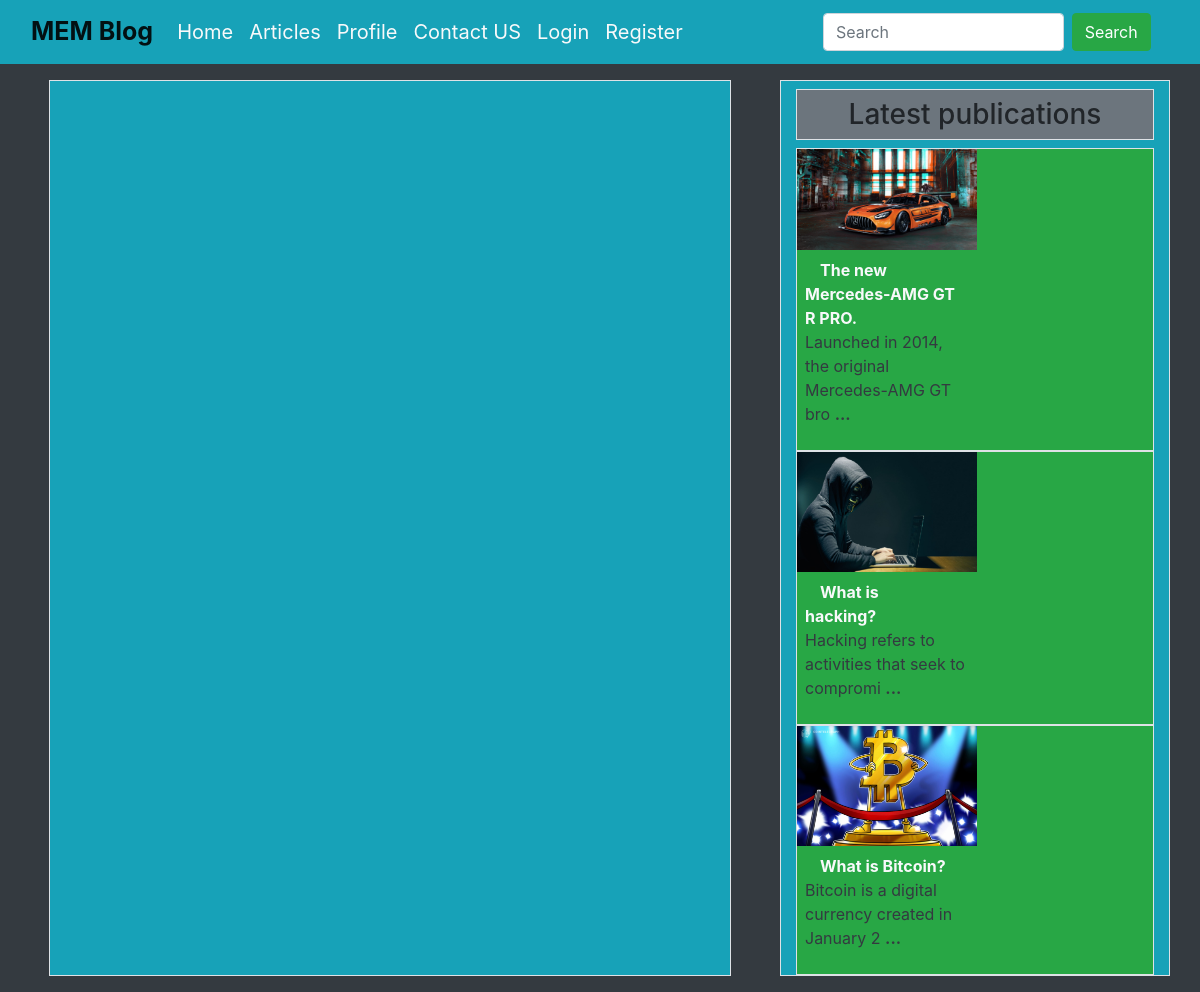
The page / on the database its author committed.
### articles/models.py (models this page shows, shortened)
class Article(models.Model):
    user = models.ForeignKey(User, on_delete=models.CASCADE)
    category = models.ForeignKey(Category, on_delete=models.CASCADE, null=True, blank=True)
    title = models.CharField(max_length=200)
    content = RichTextField()
    image = models.ImageField(upload_to="artciles/")
    created = models.DateTimeField(auto_now_add=True)
    updated = models.DateTimeField(auto_now=True)
    class Meta:
        ordering = ['-updated']

### MEM_blog/views.py (the view)
# urls.py: 2. Add a URL to urlpatterns:  path('', views.home, name='home')
def home(request):
    latest_articles = Article.objects.all()[0:3]
    context = {
        "latest_articles": latest_articles,
    }
    template = loader.get_template('admins/home.html')
    return HttpResponse(template.render(context, request))

### templates/admins/home.html (shortened to what this page needs)
{% extends "admins/base.html" %}
{% load static %}
{% block navbar %}
    {% include "admins/navbar.html" %}
{% endblock navbar %}
{% block sidebar %}
    {% include "admins/sidebar.html" %}
{% endblock sidebar %}

### templates/admins/sidebar.html
{% load static %}
{% load crispy_forms_tags %}
<h3 class="bg-secondary text-center p-2  border mt-2">Latest publications</h3>
    {% for article in latest_articles %}
        <div class="row p-0  border bg-success m-auto">
            <img class="bg-light img-fluid"  width="180px" src="{{article.image.url}}" alt="">
            <div class="col-md-6 p-2">
                <a class="text-light container-fluid font-weight-bold w-100" href="{% url 'articles:detail' article.id %}">{{article.title}}</a>
                <p class="text-dark w-100">
                    {{article.content|striptags|slice:":50"}}
                    <b>...</b>
                </p>
            </div>
        </div>
    {% endfor %}

### rows shown on the page
Article: image (picture), title "The new Mercedes-AMG GT R PRO.", content "Launched in 2014, the original Mercedes-AMG GT bro"
Article: image (picture), title "What is hacking?", content "Hacking refers to activities that seek to compromi"
Article: image (picture), title "What is Bitcoin?", content "Bitcoin is a digital currency created in January 2"
